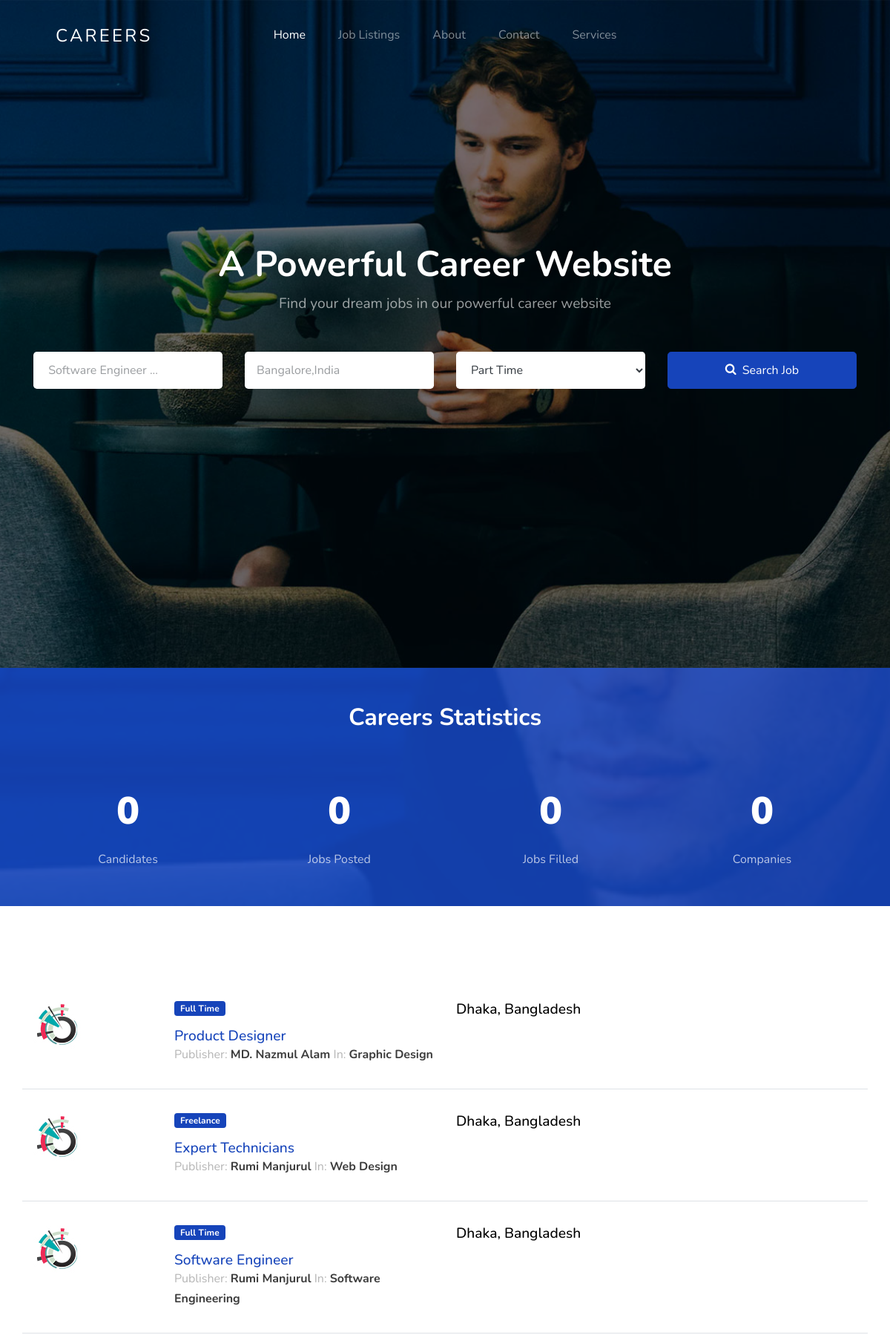
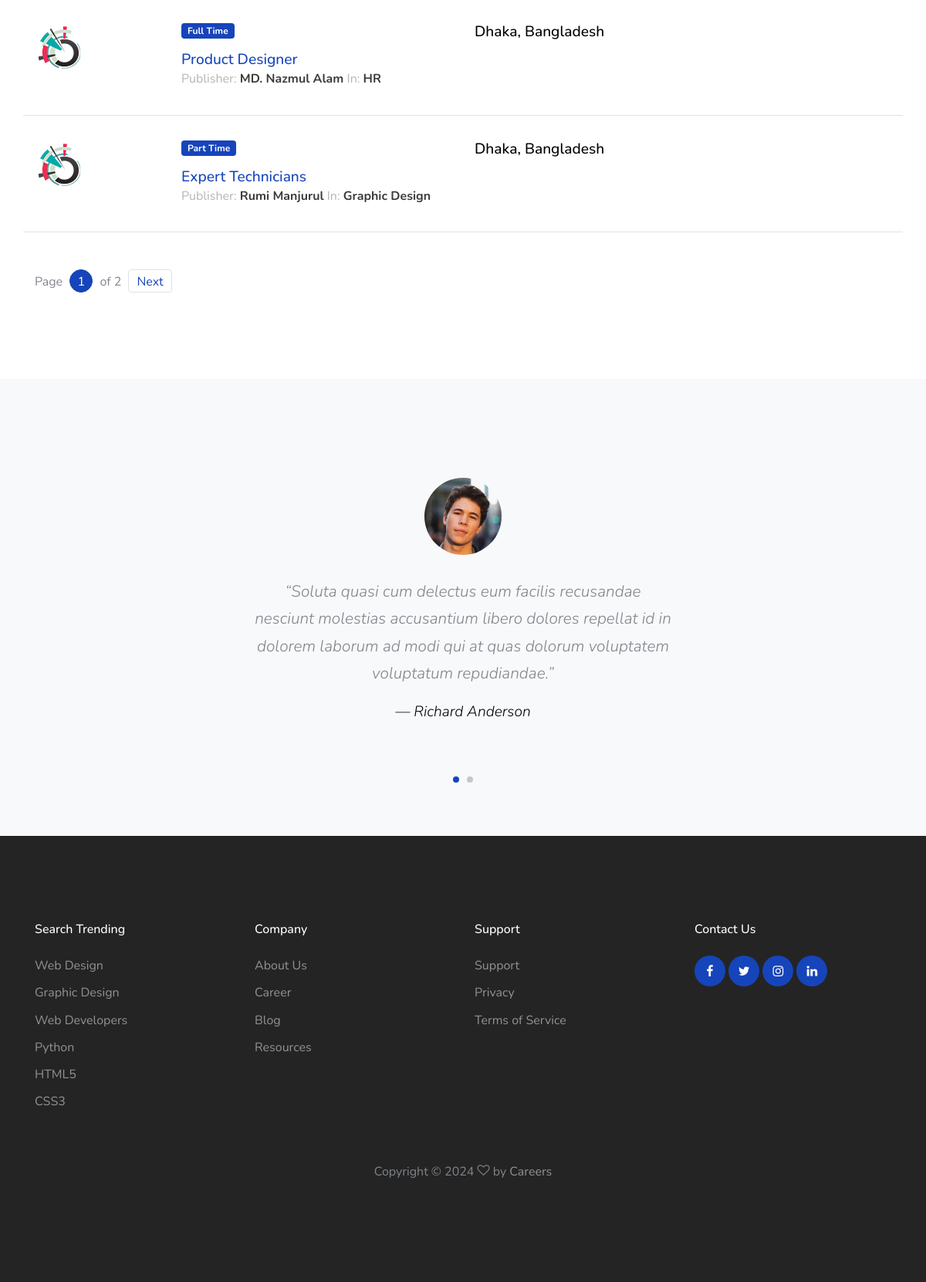
The page / on the database its author committed (2 pictures, top to bottom).
### jobs/models.py (models this page shows, shortened)
class JobListing(models.Model):
    user = models.ForeignKey(settings.AUTH_USER_MODEL, on_delete=models.CASCADE,
                             null=True, editable=False, blank=True)
    title = models.CharField(max_length=100)
    company_name = models.CharField(max_length=200)
    employment_status = models.CharField(choices=JOB_TYPE, max_length=10)
    vacancy = models.CharField(max_length=10, null=True, blank=True)
    gender = models.CharField(choices=GENDER, max_length=30, null=True)
    category = models.CharField(choices=CATEGORY, max_length=30)
    description = models.TextField()
    responsibilities = models.TextField()
    experience = models.CharField(max_length=100)
    job_location = models.CharField(max_length=120)
    salary = models.CharField(max_length=100, null=True, blank=True)
    image = models.ImageField(blank=True, upload_to='media', null=True)
    application_deadline = models.DateTimeField()
    published_on = models.DateTimeField(default=timezone.now)

### jobs/views.py (the view)
# urls.py: 2. Add a URL to urlpatterns:  path('', views.home, name='home')
def home(request):
    qs = JobListing.objects.all()
    jobs = JobListing.objects.all().count()
    user = User.objects.all().count()
    company_name = JobListing.objects.filter(company_name__startswith='P').count()
    paginator = Paginator(qs, 5)  # Show 5 jobs per page
    page = request.GET.get('page')
    try:
        qs = paginator.page(page)
    except PageNotAnInteger:
        qs = paginator.page(1)
    except EmptyPage:
        qs = paginator.page(paginator.num_pages)
    context = {
        'query': qs,
        'job_qs': jobs,
        'company_name': company_name,
        'candidates': user
    }
    return render(request, "home.html", context)

### templates/home.html (shortened to what this page needs)
{% extends 'base.html' %}
{% load static %}
{% block content %}
    <section class="home-section section-hero overlay bg-image"  style="background-image: url('{% static 'images/hero_1.jpg' %}');" id="home-section">
      <div class="container">
        <div class="row align-items-center justify-content-center">
          <div class="col-md-12">
            <div class="mb-5 text-center">
              <h1 class="text-white font-weight-bold">A Powerful Career Website </h1>
              <p>Find your dream jobs in our powerful career website </p>
            </div>
            <form id="job-main-form" method="get" action="{% url 'jobs:search' %}" class="search-jobs-form">
              <div class="row mb-5">
                <div class="col-12 col-sm-6 col-md-6 col-lg-3 mb-4 mb-lg-0">
                   <input type="text"  id="title" name="title" class="form-control form-control-lg" placeholder=" Software Engineer ... ">
                </div>
                <div class="col-12 col-sm-6 col-md-6 col-lg-3 mb-4 mb-lg-0">
                   <input    type="text" id="job_location" name="job_location" class="form-control form-control-lg" placeholder="Bangalore,India">
                </div>
                <div class="col-12 col-sm-6 col-md-6 col-lg-3 mb-4 mb-lg-0">
                  <select id="employment_status" name="employment_status" class="form-control">
                    <option>Part Time</option>
                  </select>
                </div>
                <div class="col-12 col-sm-6 col-md-6 col-lg-3 mb-4 mb-lg-0">
                  <button type="submit" class="btn btn-primary btn-lg btn-block text-white btn-search"><span class="icon-search icon mr-2"></span>Search Job</button>
                </div>
              </div>
            </form>
          </div>
        </div>
      </div>
    </section>
    <section class="py-5 bg-image overlay-primary fixed overlay" style="background-image: url('images/hero_1.jpg');">
      <div class="container">
        <div class="row mb-5 justify-content-center">
          <div class="col-md-7 text-center">
            <h2 class="section-title mb-2 text-white">Careers Statistics</h2>
          </div>
        </div>
        <div class="row pb-0 block__19738 section-counter">
          <div class="col-6 col-md-6 col-lg-3 mb-5 mb-lg-0">
            <div class="d-flex align-items-center justify-content-center mb-2">
              <strong class="number" data-number="{{ candidates }}">0</strong>
            </div>
            <span class="caption">Candidates</span>
          </div>
          <div class="col-6 col-md-6 col-lg-3 mb-5 mb-lg-0">
            <div class="d-flex align-items-center justify-content-center mb-2">
              <strong class="number" data-number="{{ job_qs }}"> 0 </strong>
            </div>
            <span class="caption"> Jobs Posted</span>
          </div>
          <div class="col-6 col-md-6 col-lg-3 mb-5 mb-lg-0">
            <div class="d-flex align-items-center justify-content-center mb-2">
              <strong class="number" data-number="">0</strong>
            </div>
            <span class="caption">Jobs Filled</span>
          </div>
          <div class="col-6 col-md-6 col-lg-3 mb-5 mb-lg-0">
            <div class="d-flex align-items-center justify-content-center mb-2">
              <strong class="number" data-number="{{ company_name }}">0</strong>
            </div>
            <span class="caption">Companies</span>
          </div>
        </div>
      </div>
    </section>
    <section class="site-section">
     <div class="container">
        <div class="mb-5">
             {% for q in query %}
          <div class="row align-items-start job-item border-bottom pb-3 mb-3 pt-3">
            <div class="col-md-2">
              <a href="#"><img src="{% static 'images/featured-listing-1.jpg' %}" alt="Image" class="img-fluid"></a>
            </div>
            <div class="col-md-4">
              <span class="badge badge-primary px-2 py-1 mb-3">
                    {{ q.employment_status }}
              </span>
              <h2><a href="{% url 'jobs:job-single' q.id %}">{{ q.title }}</a> </h2>
              <p class="meta">Publisher: <strong>{{ q.user.first_name }} {{ q.user.last_name }}</strong> In: <strong>{{ q.category }}</strong></p>
            </div>
            <div class="col-md-3 text-left">
              <h3>{{ q.job_location }}</h3>
            </div>
          </div>
{% endfor %}
        </div>
        <div class="row pagination-wrap">
          <div class="col-md-6 text-center text-md-left">
            <div class="custom-pagination ml-auto">
              <div class="d-inline-block">
                Page <a href="#" class="active">{{ query.number }}</a> of  {{ query.paginator.num_pages }}
              </div>
              {% if query.has_next %}
              <a href="?page={{ query.next_page_number }}" class="next">Next</a>
               {% endif %}
            </div>
          </div>
        </div>
      </div>
    </section>
    <section class="bg-light pt-5 testimony-full">
        <div class="owl-carousel single-carousel">
          <div class="container">
            <div class="row">
              <div class="col-lg-6 mx-auto">
                <img class="img-fluid mx-auto" src="{% static 'images/person_1.jpg' %}" alt="Image">
                <blockquote>
                  <p>&ldquo;Soluta quasi cum delectus eum facilis recusandae nesciunt molestias accusantium libero dolores repellat id in dolorem laborum ad modi qui at quas dolorum voluptatem voluptatum repudiandae.&rdquo;</p>
                  <p><cite> &mdash; Richard Anderson</cite></p>
                </blockquote>
              </div>
            </div>
          </div>
      </div>
    </section>
{% endblock %}

### static/css/style.css (style rules this page uses)
body { font-weight: 400; font-size: 1rem; line-height: 1.7; position: relative; }
body:after { content: ""; position: absolute; top: 0; left: 0; right: 0; bottom: 0; background: rgba(0, 0, 0, 0.7); z-index: 100; opacity: 0; visibility: hidden; -webkit-transition: .3s all ease; -o-transition: .3s all ease; transition: .3s all ease; }
h1, h2, h3, h4 { color: #000; }
.site-section { padding-top: 7rem; padding-bottom: 7rem; position: relative; z-index: 2; }
.home-section { position: relative; }
.home-section > .container { z-index: 2; position: relative; }
.home-section h1 { font-size: 3rem; color: #fff; font-weight: 200; }
.home-section p { font-size: 1.2rem; color: rgba(255, 255, 255, 0.6); }
.home-section .search-jobs-form .form-control, .home-section .search-jobs-form .btn-lg { height: calc(2em + 1rem + 2px); padding: 0.5rem 1rem; font-size: 1rem; line-height: 1.5; border-radius: 0.3rem; }
.home-section .search-jobs-form .btn-search > span { font-size: 1rem; position: relative; }
.home-section .search-jobs-form .form-control { background: #fff; border: transparent !important; color: #343a40; }
.bg-image { background-size: cover; background-position: center center; background-repeat: no-repeat; }
.bg-image.fixed { background-attachment: fixed; }
.bg-image.overlay-primary { position: relative; }
.bg-image.overlay-primary:before { position: absolute; content: ""; top: 0; left: 0; right: 0; bottom: 0; background: rgba(22, 68, 186, 0.9); z-index: 1; }
.bg-image.overlay-primary > .container { position: relative; z-index: 2; }
.testimony-full { text-align: center; padding: 8rem 0 !important; position: relative; }
.testimony-full img { width: 100px !important; border-radius: 50%; margin-bottom: 30px; }
.testimony-full blockquote { font-size: 1.3rem; font-style: italic; font-weight: 300; line-height: 1.7; }
.testimony-full blockquote cite { font-size: 1.2rem; color: #000; }
.section-title { font-size: 2rem; font-weight: 700; }
.section-hero, .section-hero > .container > .row { height: 100vh; min-height: 900px; }
.section-hero.overlay, .section-hero.overlay-2 { position: relative; }
.section-hero.overlay:before, .section-hero.overlay-2:before { z-index: 1; position: absolute; content: ""; top: 0; left: 0; right: 0; bottom: 0; background: rgba(0, 0, 0, 0.5); }
.section-hero > .container { z-index: 2; position: relative; }
.btn:after, .btn:before { display: none; }
.btn.btn-primary { color: #fff; }
.custom-pagination a { width: 30px; height: 30px; line-height: 30px; display: inline-block; border-radius: 50%; border: 1px solid #dee2e6; text-align: center; margin: 0 5px; text-decoration: none; }
.custom-pagination a.prev, .custom-pagination a.next { width: auto; height: 30px; line-height: 30px; padding-left: 10px; padding-right: 10px; border-radius: 4px; }
.custom-pagination a.active, .custom-pagination a:hover { background: #1644ba; color: #fff; border-color: #1644ba; }
.block__19738 { text-align: center; }
.block__19738 .number { font-size: 3.2rem; font-weight: 900; color: #fff; }
.block__19738 .caption { font-size: 1rem; display: block; color: rgba(255, 255, 255, 0.7); }
.single-carousel img { max-width: 400px; margin-left: auto; }
.job-item h2, .job-item h3 { font-size: 1.2rem; margin-bottom: 0; }
.job-item .meta { color: #b5b5b5; }
.job-item .meta strong { color: #3c3c3c; }

### rows shown on the page
JobListing: employment_status "Full Time", title "Product Designer", user.first_name "MD. Nazmul", user.last_name "Alam", category "Graphic Design", job_location "Dhaka, Bangladesh"
JobListing: employment_status "Freelance", title "Expert Technicians", user.first_name "Rumi", user.last_name "Manjurul", category "Web Design", job_location "Dhaka, Bangladesh"
JobListing: employment_status "Full Time", title "Software Engineer", user.first_name "Rumi", user.last_name "Manjurul", category "Software Engineering", job_location "Dhaka, Bangladesh"
JobListing: employment_status "Full Time", title "Product Designer", user.first_name "MD. Nazmul", user.last_name "Alam", category "HR", job_location "Dhaka, Bangladesh"
JobListing: employment_status "Part Time", title "Expert Technicians", user.first_name "Rumi", user.last_name "Manjurul", category "Graphic Design", job_location "Dhaka, Bangladesh"

### other values the page prints
{{ query.number }} "1"
{{ query.paginator.num_pages }} "2"
